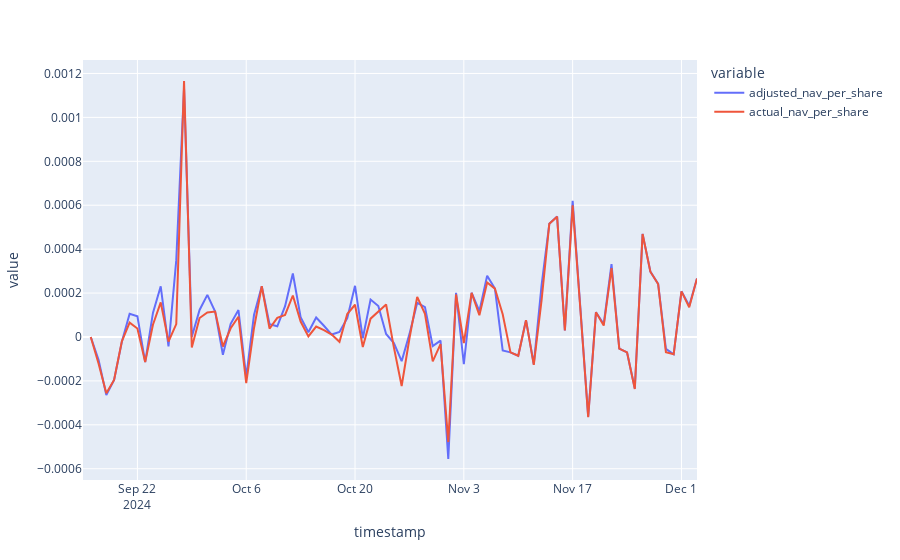

Write notebook code for a chart like this one.
### Code cell
px.line(df2[['adjusted_nav_per_share', 'actual_nav_per_share']].diff())
